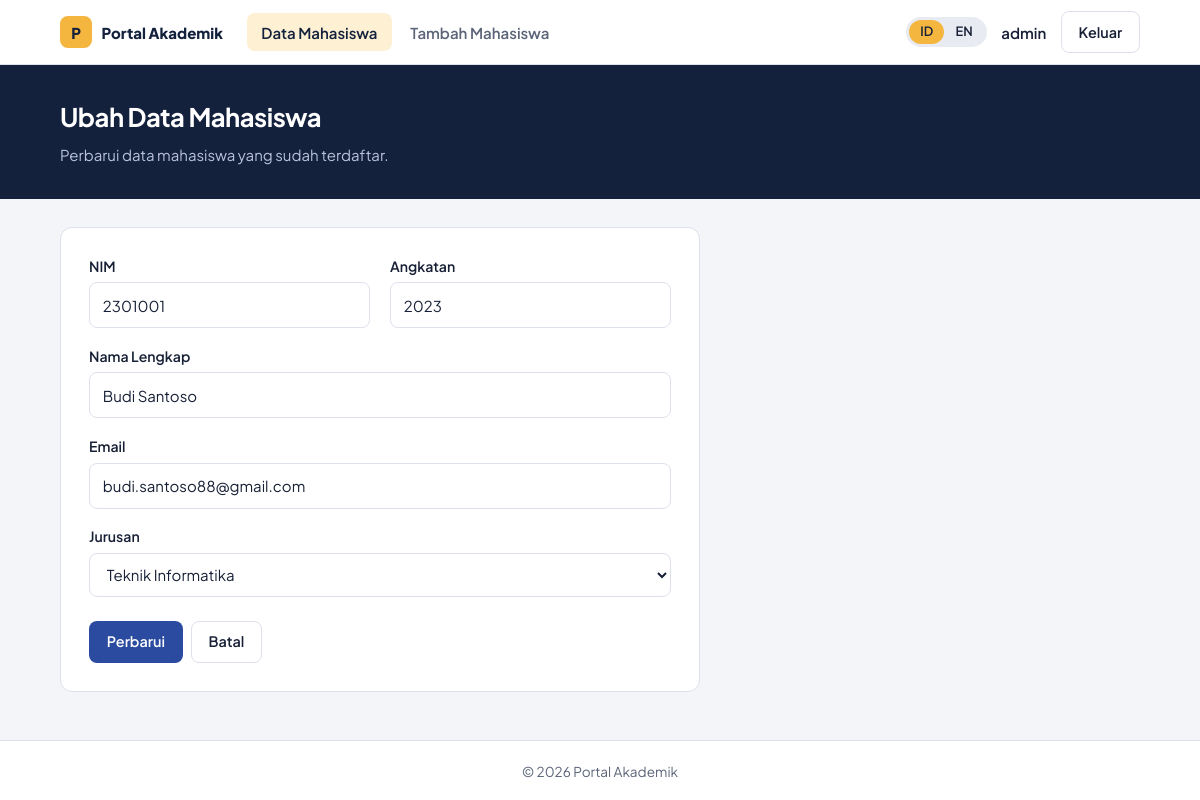
Screenshot of /ubah.php?id=1 (signed in) with the database file from the repository.
### tables this page shows
CREATE TABLE mahasiswa (
    id         INT UNSIGNED NOT NULL AUTO_INCREMENT,
    nim        VARCHAR(15)  NOT NULL,
    nama       VARCHAR(100) NOT NULL,
    email      VARCHAR(100) NOT NULL,
    jurusan    VARCHAR(50)  NOT NULL,
    angkatan   SMALLINT UNSIGNED NOT NULL,
    created_at TIMESTAMP    NOT NULL DEFAULT CURRENT_TIMESTAMP,
    PRIMARY KEY (id),
    UNIQUE KEY uq_mahasiswa_nim (nim)
);

### ubah.php (called while the page is built, shortened)
<?php
require 'fungsi.php';
$id = (int) ($_GET['id'] ?? 0);
$stmt = $conn->prepare('SELECT nim, nama, email, jurusan, angkatan FROM mahasiswa WHERE id = ?');
$stmt->bind_param('i', $id);
$stmt->execute();
$data = $stmt->get_result()->fetch_assoc();
$err = [];
$tombol = t('perbarui');
include 'header.php';
include 'form.php';
include 'footer.php';

### fungsi.php (called while the page is built, shortened)
<?php
require_once 'lang.php';
$daftar_jurusan = ['Teknik Informatika', 'Sistem Informasi', 'Teknik Elektro', 'Manajemen', 'Akuntansi'];
function t($kunci)
{
    global $teks;
    return $teks[$_SESSION['bahasa']][$kunci] ?? $kunci;
}
function e($nilai)
{
    return htmlspecialchars((string) $nilai, ENT_QUOTES, 'UTF-8');
}

### form.php (the view, shortened to what this page needs)
<form method="POST" action="" class="kartu form" novalidate>
    <div class="grid">
        <div class="kolom <?= isset($err['nim']) ? 'salah' : '' ?>">
            <label for="nim"><?= e(t('nim')) ?></label>
            <input type="text" id="nim" name="nim" maxlength="15" value="<?= e($data['nim']) ?>">
        </div>
        <div class="kolom <?= isset($err['angkatan']) ? 'salah' : '' ?>">
            <label for="angkatan"><?= e(t('angkatan')) ?></label>
            <input type="number" id="angkatan" name="angkatan" value="<?= e($data['angkatan']) ?>">
        </div>
        <div class="kolom penuh <?= isset($err['nama']) ? 'salah' : '' ?>">
            <label for="nama"><?= e(t('nama')) ?></label>
            <input type="text" id="nama" name="nama" maxlength="100" value="<?= e($data['nama']) ?>">
        </div>
        <div class="kolom penuh <?= isset($err['email']) ? 'salah' : '' ?>">
            <label for="email"><?= e(t('email')) ?></label>
            <input type="email" id="email" name="email" maxlength="100" value="<?= e($data['email']) ?>">
        </div>
        <div class="kolom penuh <?= isset($err['jurusan']) ? 'salah' : '' ?>">
            <label for="jurusan"><?= e(t('jurusan')) ?></label>
            <select id="jurusan" name="jurusan">
                <?php foreach ($daftar_jurusan as $j): ?>
                    <option value="<?= e($j) ?>" <?= $data['jurusan'] === $j ? 'selected' : '' ?>><?= e($j) ?></option>
                <?php endforeach; ?>
            </select>
        </div>
    </div>
    <div class="tombol">
        <button type="submit" class="btn btn-utama"><?= e($tombol) ?></button>
        <a href="index.php" class="btn btn-garis"><?= e(t('batal')) ?></a>
    </div>
</form>

### style.css (style rules this page uses)
:root { --tinta: #14213d; --biru: #2a4ba0; --biru-gelap: #1f3a82; --emas: #f4b63f; --latar: #f4f5f9; --garis: #dde1ec; --teks: #172036; --redup: #5b6478; --merah: #b4321f; --merah-muda: #fbe6e1; --hijau: #17795e; --hijau-muda: #dff3ec; }
* { box-sizing: border-box; }
body { margin: 0; min-height: 100vh; display: flex; flex-direction: column; font-family: "Plus Jakarta Sans", system-ui, -apple-system, "Segoe UI", sans-serif; font-size: 15px; line-height: 1.55; color: var(--teks); background: var(--latar); }
.btn { display: inline-block; padding: 0.55rem 1.05rem; border: 1px solid transparent; border-radius: 8px; font: inherit; font-weight: 600; font-size: 0.9rem; text-align: center; text-decoration: none; cursor: pointer; }
.btn-utama { background: var(--biru); color: #fff; }
.btn-garis { background: #fff; border-color: var(--garis); color: var(--teks); }
.kartu { background: #fff; border: 1px solid var(--garis); border-radius: 12px; }
.form { max-width: 40rem; padding: 1.75rem; }
.grid { display: grid; grid-template-columns: 1fr 1fr; gap: 1.1rem 1.25rem; }
.penuh { grid-column: 1 / -1; }
.kolom label { display: block; margin-bottom: 0.3rem; font-size: 0.88rem; font-weight: 600; }
.kolom input, .kolom select { width: 100%; padding: 0.65rem 0.8rem; border: 1px solid var(--garis); border-radius: 8px; background: #fff; font: inherit; color: var(--teks); }
.tombol { display: flex; gap: 0.5rem; margin-top: 1.5rem; }

### rows the page displays
mahasiswa: nim "2301001", angkatan "2023", nama "Budi Santoso", email "budi.santoso88@gmail.com"

### other values shown
t('nama_app') "Portal Akademik"
t('menu_data') "Data Mahasiswa"
t('menu_tambah') "Tambah Mahasiswa"
$_SESSION['username'] "admin"
t('keluar') "Keluar"
$judul "Ubah Data Mahasiswa"
$subjudul "Perbarui data mahasiswa yang sudah terdaftar."
t('nim') "NIM"
t('angkatan') "Angkatan"
t('nama') "Nama Lengkap"
t('email') "Email"
t('jurusan') "Jurusan"
$tombol "Perbarui"
t('batal') "Batal"
form field jurusan "Teknik Informatika"
